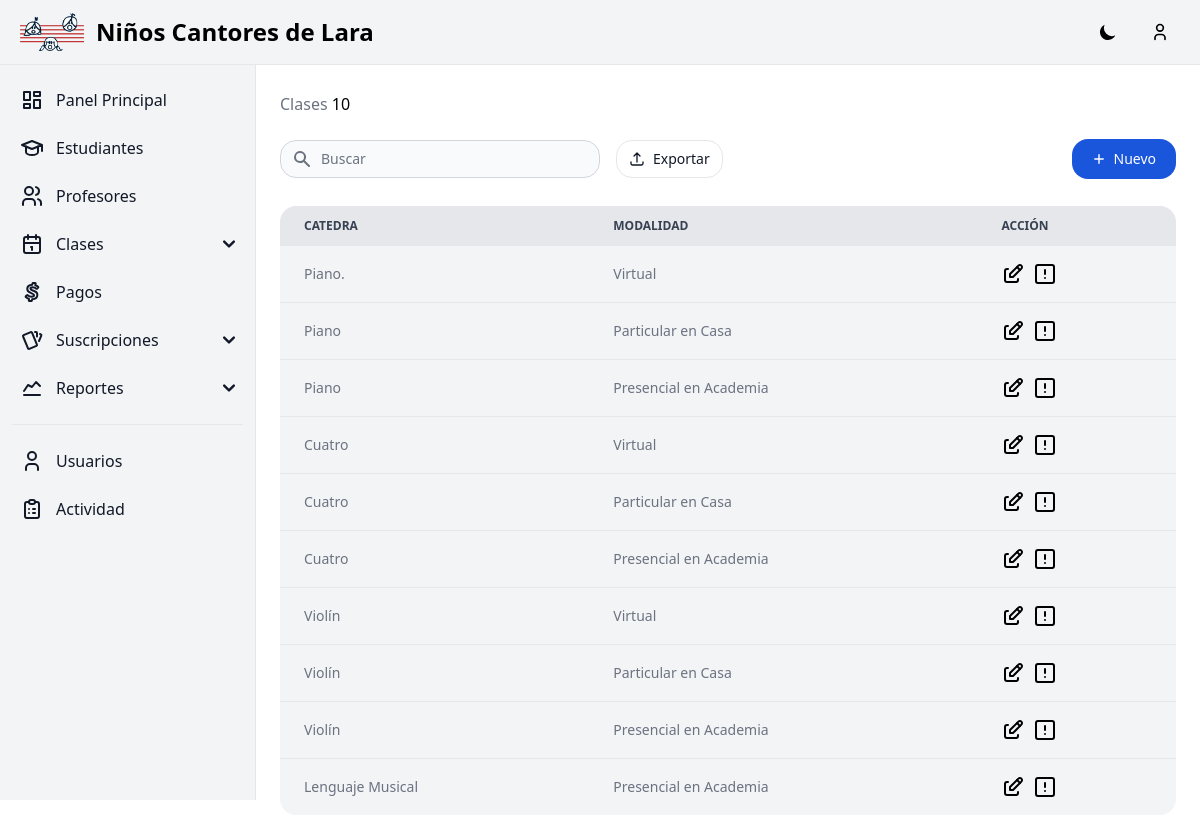
/lesson_types/ (signed in), run on an earlier commit of the app's database.
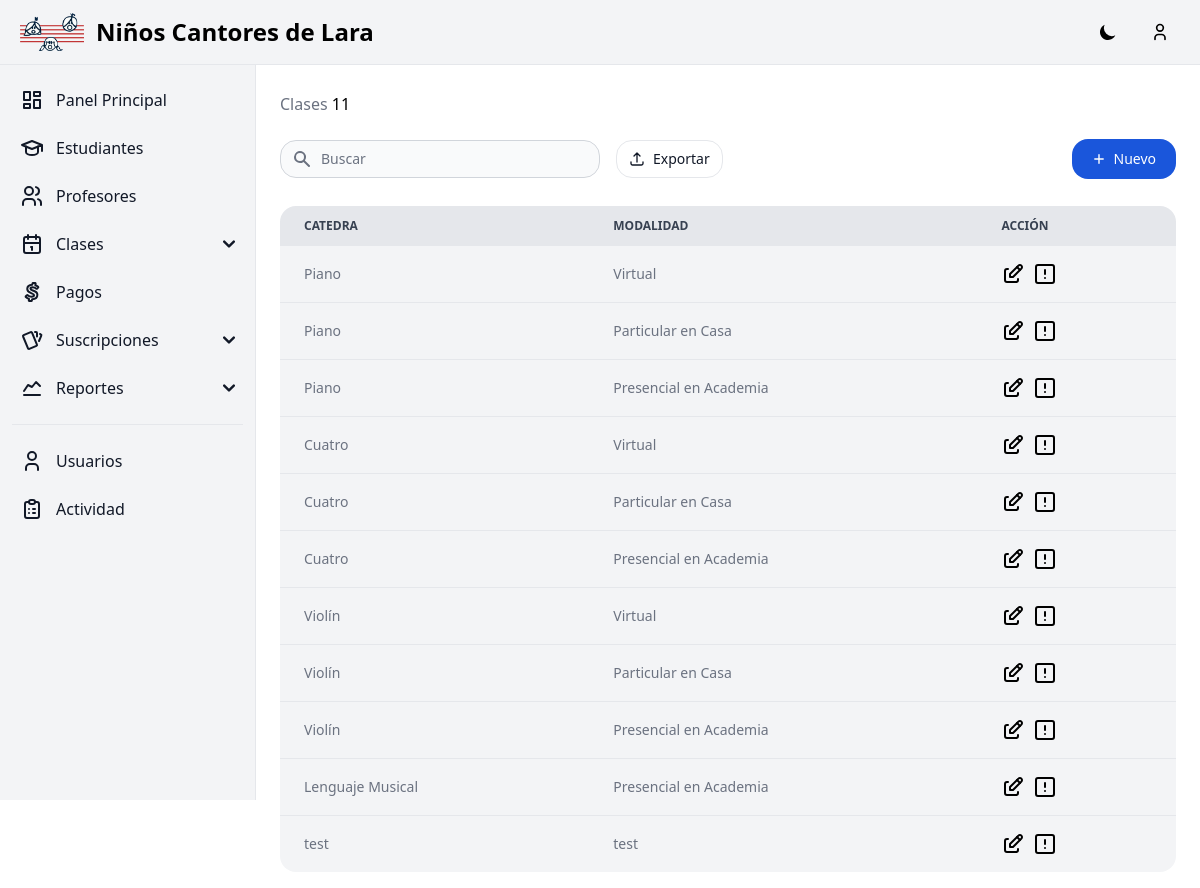
And on a later commit of the database.
### apps/home/models.py (models this page shows, shortened)
class LessonType(models.Model):
    cathedra = models.CharField(verbose_name=_('Cathedra'), max_length=255)
    modality = models.CharField(verbose_name=_('Modality'), max_length=255)
    class Meta:
        constraints = [
            UniqueConstraint(fields=['cathedra', 'modality'], name='unique_lesson_type')
        ]

### apps/lesson_types/views.py (the view)
# urls.py: path('', LessonTypes_ListView.as_view(), name='lesson-types-list'),
class LessonTypes_ListView(ListView):
    model = LessonType
    template_name = 'home/lesson_types_list.html'
    context_object_name = 'lesson_types'

### templates/home/lesson_types_list.html (shortened to what the changed rows need)
{% extends "base.html" %}
{% block content %}
{% load compress %}
{% load static %}
<div class="relative overflow-x-auto sm:rounded-2xl px-2 pb-4">
    <div class="flex py-3 flex-row lg:items-center justify-between space-y-0 space-x-4">
        <div class="flex items-center flex-1 space-x-4">
            <h5>
                <span class="text-gray-500 dark:text-gray-300">Clases</span>
                <span class="dark:text-white">{{ lesson_types | length}}</span>
            </h5>
        </div>
    </div>
    <table class="w-full text-sm text-left text-gray-500 dark:text-gray-400" id="table-file">
        <thead class="text-xs text-gray-700 uppercase bg-gray-200 dark:bg-gray-700 dark:text-gray-400">
            <tr>
                <th scope="col" class="px-6 py-3 rounded-tl-2xl">
                    Catedra
                </th>
                <th scope="col" class="px-6 py-3">
                    Modalidad
                </th>
                <th scope="col" class="px-6 py-3 rounded-tr-2xl">
                    Acción
                </th>
            </tr>
        </thead>
        <tbody>
            {% for lesson_type in lesson_types %}
            <tr class="bg-gray-100 dark:bg-gray-800 dark:border-gray-700 {% if not forloop.last %}border-b{% endif %}" data-status="{% if lesson.lesson_status %}active{% else %}inactive{% endif %}">
                <td class="px-6 py-4 {% if forloop.last %}rounded-bl-2xl{% endif %}">
                    <span class="{% if not lesson_type.cathedra %}text-gray-400{% endif %}">{{ lesson_type.cathedra | default:"Sin establecer" }}</span>
                </td>
                <td class="px-6 py-4">
                    <span class="{% if not lesson_type.modality %}text-gray-400{% endif %}">{{ lesson_type.modality | default:"Sin establecer" }}</span>
                </td>
                <td class="px-6 py-4 {% if forloop.last %}rounded-br-2xl{% endif %}">
                    <div class="flex items-center h-full flex-1 flex-row gap-x-2">
                        <a href="{% url 'lesson-types-update' lesson_type.pk %}" class="font-medium text-black dark:text-white hover:underline">
                        </a>
                        <button
                            class="font-medium text-black dark:text-white hover:underline"
                            onclick="openModal('lessonModal', {
                                'Fecha': '{% if lesson.start_date %}{{ lesson.start_date|date:"l j, g:iA" }}{% endif %}',
                                'Estudiante': '{{ lesson.subscription.student }}',
                                'Precio': '{% if lesson.price %}${{lesson.price}}{% else %}$0{% endif %}',
                                'Profesor': '{{ lesson.teacher }}',
                                'Clase vista': '{% if lesson.lesson_status %}Vista{% else %}No vista{% endif %}',
                            })">
                        </button>
                    </div>
                </td>
            </tr>
            {% endfor %}
        </tbody>
    </table>
</div>
{% endblock %}

What changed in the data, as far as the page shows it:
changed LessonType (number 1 of 11 on the later page): cathedra "Piano." → "Piano"
added LessonType: cathedra "test", modality "test"
Also different on the page:
{{ lesson_types | length }}: "10" → "11"
